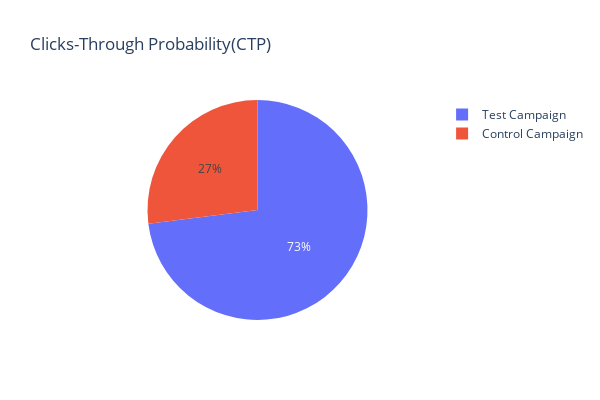

Write notebook code for a chart like this one.
### Code cell
# CTP Visualization

fig = px.pie( data_frame=df, names=labels, values= CTP_values, height=400, width=600, title='Clicks-Through Probability(CTP)')
fig.show()

### Figure 1 — Plotly figure (JSON) as saved in the notebook; plotly's stock layout.template omitted (floating-point values rounded to 4 significant figures)
{"data": [{"domain": {"x": [0, 1], "y": [0, 1]}, "hovertemplate": "label=%{label}<br>value=%{value}<extra></extra>", "labels": ["Control Campaign", "Test Campaign"], "legendgroup": "", "name": "", "showlegend": true, "type": "pie", "values": [193.0, 522.3]}], "layout": {"height": 400, "legend": {"tracegroupgap": 0}, "title": {"text": "Clicks-Through Probability(CTP)"}, "width": 600}}
